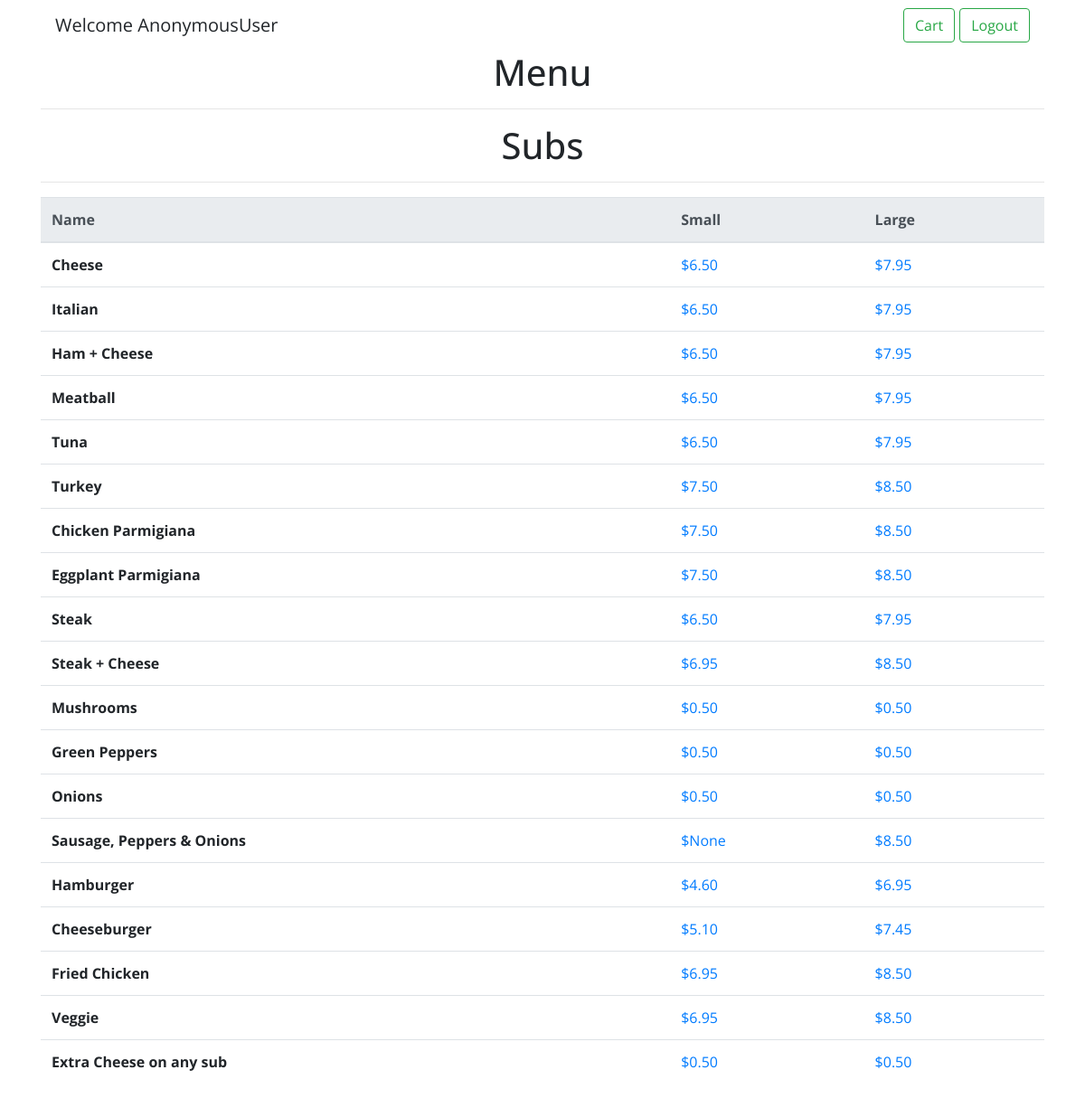
Screenshot of /menu/Subs with the database file from the repository.
### orders/models.py (models this page shows, shortened)
class Subs(models.Model):
    name = models.CharField(max_length=64)
    small = models.DecimalField(max_digits=4, decimal_places=2, null=True, blank=True)
    large = models.DecimalField(max_digits=4, decimal_places=2)
    category = models.CharField(max_length=64, default="Subs")

### orders/views.py (the view)
# urls.py: path("menu/<str:category>", views.menu, name="menu"),
def menu(request, category):
    if category == "Regular Pizza":
        items = Regular_pizza.objects.all()
    elif category == "Sicilian Pizza":
        items = Sicilian_pizza.objects.all()
    elif category == "Pasta":
        items = Pasta.objects.all()
    elif category == "Subs":
        items = Subs.objects.all()
    elif category == "Salads":
        items = Salads.objects.all()
    elif category == "Toppings":
        items = Toppings.objects.all()
    else:
        items = Dinner_platters.objects.all()
    return render(request, 'menu.html', {"items": items, "category": category})

### orders/templates/menu.html (shortened to what this page needs)
{% extends "layout.html" %}
{% block body %}
<nav class="navbar navbar-light justify-content-between">
    <a class="navbar-brand">Welcome {{ user }}</a>
    <form class="form-inline">
        <a href="{% url 'cart' %}" class="btn btn-outline-success my-2 my-sm-0" type="button">Cart</a>
        <a href="{% url 'logout' %}" class="btn btn-outline-success my-2 my-sm-0" type="button" style="margin-left:5px;">Logout</a>
    </form>
</nav>
<h1 align="center">Menu</h1>
<hr>
<h1 align="center">{{ category }}</h1>
<hr>
{% if category == "Subs" %}
<table class="table">
  <thead class="thead-light">
    <tr>
      <th scope="col">Name</th>
      <th scope="col">Small</th>
      <th scope="col">Large</th>
    </tr>
  </thead>
  <tbody>
    {% for item in items %}
    <tr>
      <th scope="row">{{ item.name }}</th>
      <td><a href="{% url 'add' item.name category item.small %}">${{ item.small }}</a></td>
      <td><a href="{% url 'add' item.name category item.large %}">${{ item.large }}</a></td>
    </tr>
    {% endfor %}
  </tbody>
</table>
{% endif %}
{% endblock %}

### orders/templates/layout.html (shortened to what this page needs)
<!doctype html>
<html lang="en">
<head>
    <link rel="stylesheet" href="https://maxcdn.bootstrapcdn.com/bootstrap/4.0.0/css/bootstrap.min.css">
</head>
<body>
<div class="container">
    {% block body %}
    {% endblock %}
</div>
</body>
</html>

### orders/templates/layout.html (style rules this page uses)
h1, body { font-family: 'Open Sans', sans-serif; }

### rows the page displays
Subs: name "Cheese", small "6.50", large "7.95"
Subs: name "Italian", small "6.50", large "7.95"
Subs: name "Ham + Cheese", small "6.50", large "7.95"
Subs: name "Meatball", small "6.50", large "7.95"
Subs: name "Tuna", small "6.50", large "7.95"
Subs: name "Turkey", small "7.50", large "8.50"
Subs: name "Chicken Parmigiana", small "7.50", large "8.50"
Subs: name "Eggplant Parmigiana", small "7.50", large "8.50"
Subs: name "Steak", small "6.50", large "7.95"
Subs: name "Steak + Cheese", small "6.95", large "8.50"
Subs: name "Mushrooms", small "0.50", large "0.50"
Subs: name "Green Peppers", small "0.50", large "0.50"
Subs: name "Onions", small "0.50", large "0.50"
Subs: name "Sausage, Peppers & Onions", small "None", large "8.50"
Subs: name "Hamburger", small "4.60", large "6.95"
Subs: name "Cheeseburger", small "5.10", large "7.45"
Subs: name "Fried Chicken", small "6.95", large "8.50"
Subs: name "Veggie", small "6.95", large "8.50"
Subs: name "Extra Cheese on any sub", small "0.50", large "0.50"

### other values shown
{{ user }} "AnonymousUser"
{{ category }} "Subs"
